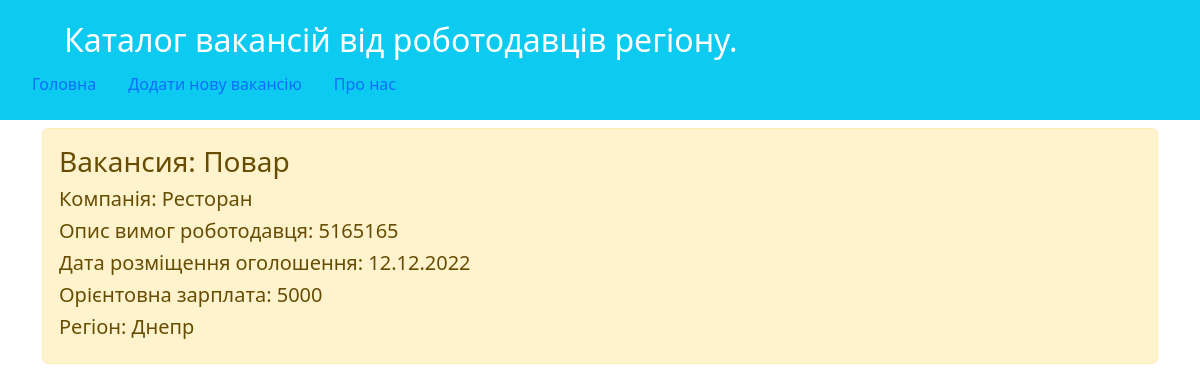
Screenshot of /vacancy/6/view/ with the database file from the repository.
### main/models.py (models this page shows, shortened)
class Vacancy(models.Model):
    Jobtitle = models.CharField('Посада',max_length=100)
    Company = models.CharField('Компания',max_length=50)
    Discription = models.TextField('Опис', )
    JobDate = models.CharField ('Дата', max_length=10)
    Salary = models.IntegerField('Заробiтна плата')
    Region = models.CharField('Регiон',max_length=30)
    class Meta:
        verbose_name = 'Записи о вакансиях'
        verbose_name_plural = 'Записи о вакансиях'

### main/views.py (the view)
# urls.py: path('vacancy/<int:id>/view/', views.vacancy_view, name='vacancy_view'),
def vacancy_view(request, id=1):
    OneJob = Vacancy.objects.get(id=id)
    return render(request, "main/vacancy_view.html", {'title': 'Перегляд оголошення', 'OneJob': OneJob})

### main/templates/main/vacancy_view.html (shortened to what this page needs)
{% extends 'main/base.html' %}
{% block content %}
    <div class = "alert alert-warning mt-2">
        <h3>Вакансия: {{ OneJob.Jobtitle }}</h3>
        <h5>Компанiя: {{ OneJob.Company }}</h5>
        <h5>Опис вимог роботодавця: {{ OneJob.Discription }}</h5>
        <h5>Дата розмiщення оголошення: {{ OneJob.JobDate }}</h5>
        <h5>Орієнтовна зарплата: {{ OneJob.Salary }}</h5>
        <h5>Регiон: {{ OneJob.Region }}</h5>
    </div>
{% endblock %}

### rows the page displays
Vacancy: Jobtitle "Повар", Company "Ресторан", Discription "5165165", JobDate "12.12.2022", Salary "5000", Region "Днепр"
